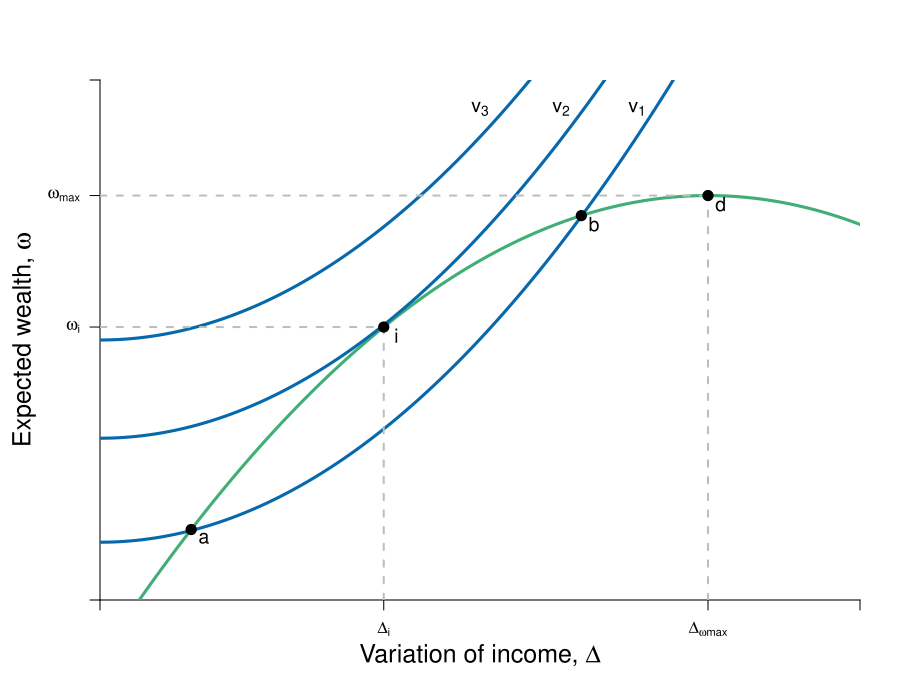

This figure's R source:
require(ggplot2)
require(shape)
pdf(file = "capitalism/risk_return.pdf", width = 9, height = 7)

#Set parameters for graphics
axislabelsize <- 1.5
labelsize <- 1.2
graphlinewidth <- 3
segmentlinewidth <- 2
a <- c(2, 4, 6)


COL <- c("#7fc97f", "#beaed4", "#fdc086", "#ffff99", "#386cb0", "#f0027f", "#bf5b17", "#666666")
COLA <- c("#e0f3db", "#99d8c9","#66c2a4","#41ae76", "#238b45", "#005824")
COLB <- c("#c6dbef", "#4eb3d3", "#2b8cbe", "#0868ac","#084081")
COLC <- c("#fcfbfd", "#efedf5", "#dadaeb", "#bcbddc", "#9e9ac8", "#807dba", "#6a51a3", "#54278f", "#3f007d")

par(mar =  c(5, 5, 4, 2))
xlims <- c(0, 15)
ylims <- c(0, 18)

riskreturn <- function(g, int1 = 14, int2 = 4, coeff = 1/3){
  int1 - (int2 - (coeff)*g)^2
}

uA <- function(omega, g, slope = 0.5){
  omega + omega*g  - slope*g^2
}

indiffA <- function(g, intercept = 3, slope = 0.125){
  intercept  + slope*g^2
}


#Plot command 
plot(0, 0, xlim = xlims, ylim = ylims, 
     type = "n",
     xlab = expression(paste("")),
     ylab = expression(paste("")), 
     axes = FALSE,
     # xlab = expression(paste("Bob's Payoff, ", u^B)),
     # ylab = expression(paste("Alfredo's Payoff, ", u^A)),
     #xaxt = "n", 
     #yaxt = "n", 
     cex.lab = axislabelsize, 
     bty = "n", 
     xaxs="i", 
     yaxs="i"
)


#Customize ticks and labels for the plot
# ticksy <- seq(ylims[1], ylims[2], 3)
# ylabels <- seq(ylims[1], ylims[2], 3)
# ticksx <- seq(xlims[1], xlims[2], 5)
# xlabels <- seq(xlims[1], xlims[2], 5)
ticksy <- c(0,  riskreturn(g = 5.6), riskreturn(g = 12) ,ylims[2])
ylabels <- c(NA, expression(paste(omega[i])), expression(paste(omega[max])), NA)
ticksx <- c(0, 5.6, 12, xlims[2])
xlabels <- c(NA, expression(paste(Delta[i])), expression(paste(Delta[omega*max])), NA)

axis(1, at = ticksx, pos = 0, labels = xlabels)
axis(2, at = ticksy, pos = 0, labels = ylabels, las = 1)
mtext(expression(paste("Variation of income, ", Delta)), side=1, line = 2.5, cex = axislabelsize)
text(xlims[1] - 1.5, ylims[2] - 0.5*(ylims[2] - ylims[1]), expression(paste("Expected wealth, ", omega)), xpd = TRUE, cex = axislabelsize, srt = 90) 


npts <- 500 
xx1 <- seq(xlims[1], xlims[2], length.out = npts)
lines(xx1, riskreturn(xx1), col = COLA[4], lwd = graphlinewidth, lty = 1)
lines(xx1, indiffA(xx1, intercept = 2), col = COLB[4], lwd = graphlinewidth, lty = 1)
lines(xx1, indiffA(xx1, intercept = 5.6), col = COLB[4], lwd = graphlinewidth, lty = 1)
lines(xx1, indiffA(xx1, intercept = 9), col = COLB[4], lwd = graphlinewidth, lty = 1)


#Add points a, b, c and c
segments(5.6, 0, 5.6, riskreturn(g = 5.6), lty = 2, col = "gray", lwd = segmentlinewidth)
segments(0, riskreturn(g = 5.6), 5.6, riskreturn(g = 5.6), lty = 2, col = "gray", lwd = segmentlinewidth)
points(5.6, riskreturn(g = 5.6), pch = 16, col = "black", cex = 1.5)
text(5.6 + 0.25, riskreturn(g = 5.6) - 0.3, expression(i), cex = labelsize)


segments(12, 0, 12, riskreturn(g = 12) , lty = 2, col = "gray", lwd = segmentlinewidth)
segments(0, riskreturn(g = 12) , 12, riskreturn(g = 12) , lty = 2, col = "gray", lwd = segmentlinewidth)
points(12, riskreturn(g = 12) , pch = 16, col = "black", cex = 1.5)
text(12 + 0.25, riskreturn(g = 12) - 0.3, expression(d), cex = labelsize)


points(1.8, riskreturn(g = 1.8) , pch = 16, col = "black", cex = 1.5)
text(1.8 + 0.25, riskreturn(g = 1.8) - 0.3, expression(a), cex = labelsize)


points(9.5, riskreturn(g = 9.5) , pch = 16, col = "black", cex = 1.5)
text(9.5 + 0.25, riskreturn(g = 9.5) - 0.3, expression(b), cex = labelsize)


#Label risk return schedule

#Label value functions
text(10.6, 17, expression(v[1]), cex = labelsize)
text(9.1, 17, expression(v[2]), cex = labelsize)
text(7.5, 17, expression(v[3]), cex = labelsize)


dev.off()
